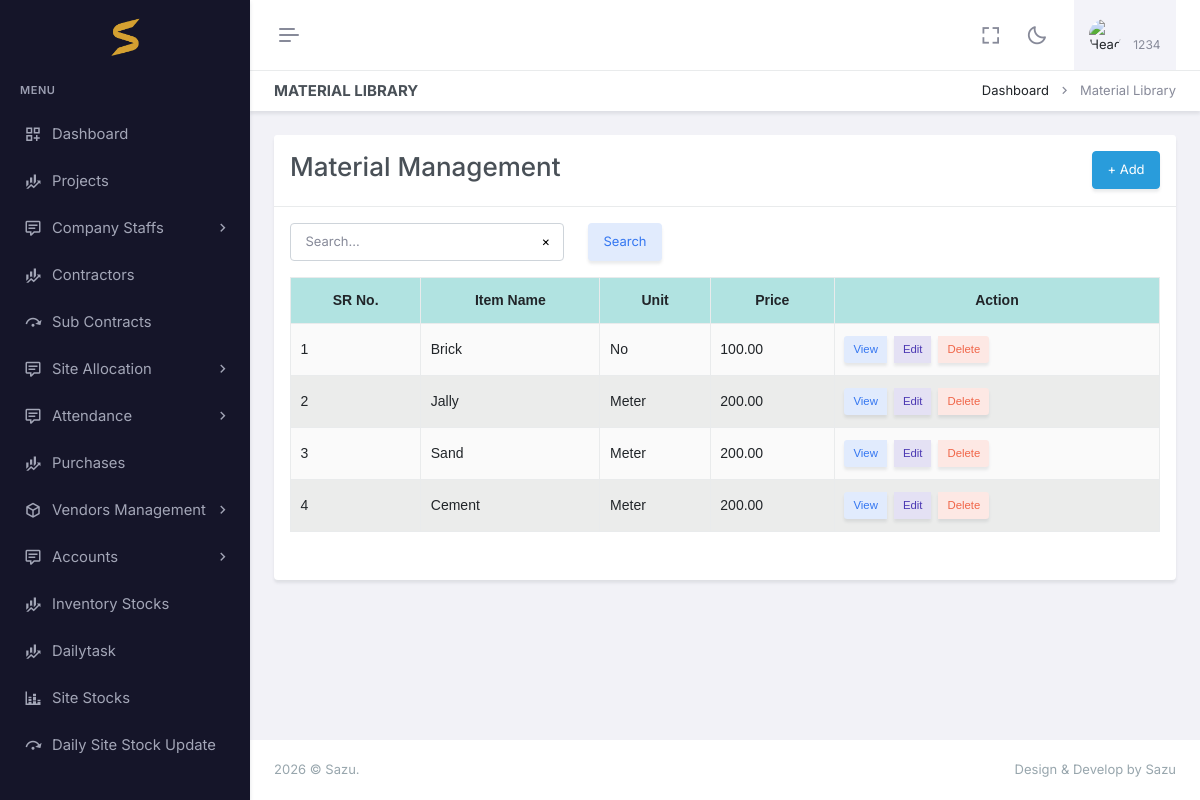
/material-library/ (signed in), run on the app's committed database.
### app/auth_models.py (models this page shows, shortened)
class CustomUser(AbstractBaseUser, PermissionsMixin):
    email=models.EmailField(null=True, blank=True,unique=True)
    image = models.ImageField(upload_to='profile_images/', null=True, blank=True)
    name = models.CharField(max_length=255)
    phone_number = models.CharField(max_length=10, unique=True)
    pin = models.CharField(max_length=6, null=True, blank=True)
    is_active = models.BooleanField(default=True)
    admin = models.BooleanField(default=False)
    is_employee = models.BooleanField(default=False)
    is_owner=models.BooleanField(default=False)
    created_at =models.DateField(auto_now_add=True)
    is_staff = models.BooleanField(default=False)
    is_superuser = models.BooleanField(default=False)
    otp = models.CharField(max_length=6, null=True, blank=True)
    created_at =models.DateField(auto_now_add=True)
    proof=models.FileField(upload_to="proof/", null=True, blank=True)
    USERNAME_FIELD = 'phone_number'
    REQUIRED_FIELDS = ['name']
    disable = models.BooleanField(default=False)
    objects = CustomUserManager()
    @property
    def company(self):
        print(self.is_employee)
        if self.admin:
            return self.company_set.all().last()
        if self.is_employee:
            if self.employee_set.all():
                return self.employee_set.all().last().company
        return None

### app/models.py (models this page shows, shortened)
class MaterialLibrary(models.Model):
    company=models.ForeignKey(Company, on_delete=models.CASCADE,null=True,blank=True)
    item=models.CharField(max_length=100,null=True,blank=True)
    unit=models.ForeignKey(Uom, on_delete=models.CASCADE,null=True,blank=True)
    price=models.DecimalField(max_digits=10, decimal_places=2, default=0.0)
    date = models.DateField(auto_now_add=True, null=True, blank=True)
    class Meta:
        unique_together = ('item', 'company', 'unit')

class Uom(models.Model):
    company=models.ForeignKey(Company, on_delete=models.CASCADE,null=True,blank=True)
    name=models.CharField(max_length=50)
    date = models.DateField(auto_now_add=True, null=True, blank=True)
    def __str__(self):
        return self.name

### app/api.py (the view)
# urls.py: path('material-library/', api.material_library, name='material-library'),
@login_required(login_url='login')
def material_library(request):  #change name
    user=request.user
    allow,msg= check_user(request,MaterialLibrary,instance=False)  # CHANGE model
    if not allow:
         context ={"unauthorized":msg}
         return render(request,"login.html",context)
    querysets = MaterialLibrary.objects.filter(company=request.user.company).order_by("-id")   #change query
    uom =Uom.objects.filter(company=request.user.company).order_by("-id")
    queryset,pages ,search=customPagination(request,MaterialLibrary,querysets)    #change, model
    context= {'queryset': queryset,"location":"material-library","pages" :pages,"search" :search,'uom':uom}   #change location name
    return render(request,"library/materiallibrary.html",context)    #change template name

### app/context_processors.py (called while the page is built)
def my_env_var(request):
    return {
        'my_env_var': settings.JS_ENV
    }

### app/utils.py (called while the page is built)
def customPagination(request,Klass,queryset,serializer_class=None):
    search_query = request.GET.get('search',"")
    if search_query:
        search_filters = Q()
        for field in Klass._meta.fields:
            if field.get_internal_type() in ['CharField', 'TextField']:
                search_filters |= Q(**{f'{field.name}__icontains': search_query})
        queryset = queryset.filter(search_filters)
    paginator = Paginator(queryset, PAGE_SIZE)
    page_number = request.GET.get('page')
    page_obj = paginator.get_page(page_number)
    pages =paginator.num_pages
    obj =page_obj.object_list
    if serializer_class:
            queryjs =  (serializer_class(obj,many=True).data)
            print(queryjs)
    return page_obj,pages,search_query

def check_user(request,klass,instance=False):
    msg ='not allowed'
    return True ,msg

### app/templates/library/materiallibrary.html (shortened to what this page needs)
{% extends "base.html" %}
{% load static %}
{% block header2 %}
<div class="main-content">
  <div class="page-content">
    <div class="container-fluid">
      <div class="row">
        <div class="col-12">
          <div class="page-title-box d-sm-flex align-items-center justify-content-between">
            <h4 class="mb-sm-0">Material Library</h4>
            <div class="page-title-right">
              <ol class="breadcrumb m-0">
                <li class="breadcrumb-item"><a href="javascript: void(0);">Dashboard</a></li>
                <li class="breadcrumb-item active">Material Library</li>
              </ol>
            </div>
          </div>
        </div>
      </div>
      <div class="row">
        <div class="col-lg-12">
          <div class="card">
            <div class="card-header">
              <div class="row">
                <div class="col-xl-6 col-lg-6 col-md-6 col-12">
                  <h2>Material Management </h2>
                </div>
                <div class="col-xl-4 col-lg-4 col-md-4 col-12"></div>
                <div class="col-xl-2 col-lg-2 col-md-2 col-12">
                  <button type="button" class="btn btn-info" style="float:right;" data-bs-toggle="modal"
                    data-bs-target=".bs-example-modal-lg">+ Add
                    </button>
                </div>
              </div>
            </div>
            <div class="card-body">
              <div class="row">
                {% include "search.html" %}
              </div>
              <table id="example" class="table table-bordered dt-responsive nowrap table-striped align-middle"
                style="width:100%">
                <thead>
                  <tr>
                    <th data-ordering="false">SR No.</th>
                    <th data-ordering="false">Item Name</th>
                    <th data-ordering="false">Unit</th>
                    <th data-ordering="false">Price</th>
                    <th data-ordering="false">Action</th>
                  </tr>
                </thead>
                <tbody>
                  {% for i in queryset %}
                  <tr>
                    <td>{{ forloop.counter }}</td>
                    <td>{{ i.item }}</td>
                    <td>{{ i.unit }}</td>
                    <td>{{ i.price }}</td>
                    <td>
                      <div class="btn-group" role="group">
                        <button class="btn btn-soft-secondary btn-sm me-2" type="button" data-id="{{i.id}}" onclick="openModal('viewModal', '{{ i.id }}')">
                            View
                        </button>
                        <button class="btn btn-soft-primary btn-sm me-2" type="button" onclick="openModal('editModal','{{ i.id }}')">
                            Edit
                        </button>
                        <button class="btn btn-soft-danger btn-sm" type="button" data-bs-toggle="modal" data-bs-target="#deleteModal{{ i.id }}">
                            Delete
                        </button>
                    </div>
                    </td>
                  </tr>
                  {% endfor %}
                </tbody>
              </table>
              <div class="row">
                {% include 'pagination.html' %}
              </div>
            </div>
          </div>
        </div>
      </div>
    </div>
  </div>
</div>
{% endblock header2 %}

### app/templates/appbar.html (shortened to what this page needs)
{% load static %}
<div id="layout-wrapper">
    <header id="page-topbar">
        <div class="layout-width">
            <div class="navbar-header">
                <div class="d-flex">
                    <button type="button"
                        class="btn btn-sm px-3 fs-16 header-item vertical-menu-btn topnav-hamburger shadow-none"
                        id="topnav-hamburger-icon">
                        <span class="hamburger-icon">
                            <span></span>
                            <span></span>
                            <span></span>
                        </span>
                    </button>
                </div>
                <div class="d-flex align-items-center">
                    <div class="ms-1 header-item d-none d-sm-flex">
                        <button type="button"
                            class="btn btn-icon btn-topbar btn-ghost-secondary rounded-circle shadow-none"
                            data-toggle="fullscreen">
                            <i class="bx bx-fullscreen fs-22"></i>
                        </button>
                    </div>
                    <div class="ms-1 header-item d-none d-sm-flex">
                        <button type="button"
                            class="btn btn-icon btn-topbar btn-ghost-secondary rounded-circle light-dark-mode shadow-none">
                            <i class="bx bx-moon fs-22"></i>
                        </button>
                    </div>
                    <div class="dropdown ms-sm-3 header-item topbar-user">
                        <button type="button" class="btn shadow-none" id="page-header-user-dropdown"
                            data-bs-toggle="dropdown" aria-haspopup="true" aria-expanded="false">
                            <span class="d-flex align-items-center">
                                <img class="rounded-circle header-profile-user"
                                    src="{% static 'assets/images/users/avatar-1.jpg' %}" alt="Header Avatar">
                                <span class="text-start ms-xl-2">
                                    <span
                                        class="d-none d-xl-block ms-1 fs-12 user-name-sub-text">{{request.user.name}}</span>
                                </span>
                            </span>
                        </button>
                    </div>
                </div>
            </div>
        </div>
    </header>
</div>

### app/static/assets/css/table.css (style rules this page uses)
:root { --table-font-family: Arial, sans-serif; --table-font-size: 14px; }
table { width: 100%; border-collapse: collapse; font-family: var(--table-font-family); font-size: var(--table-font-size); }
th, td { border: 1px solid #ddd; padding: 10px; }
th { text-transform: capitalize; background-color: #f2f2f2; text-align: center !important; }
thead:first-child { background-color: #8ad5d3aa; }
tr:nth-child(even) { background-color: #d8dad883; }
th:first-letter { text-transform: uppercase; }

### data on the page
CustomUser: user.name "1234"
MaterialLibrary: item "Brick", unit "No", price "100.00"
MaterialLibrary: item "Jally", unit "Meter", price "200.00"
MaterialLibrary: item "Sand", unit "Meter", price "200.00"
MaterialLibrary: item "Cement", unit "Meter", price "200.00"
